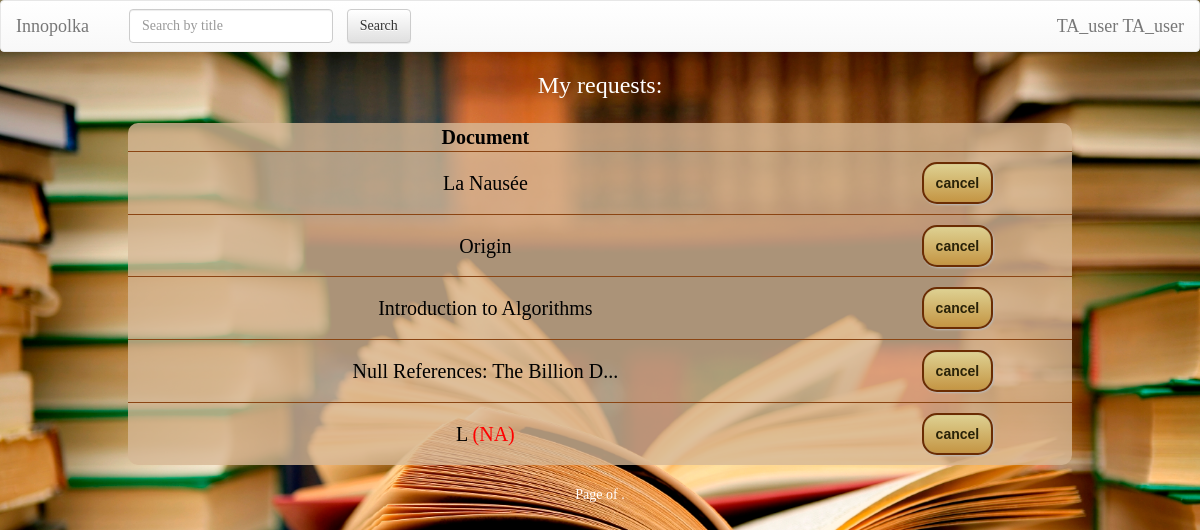
Page /requests/ (signed in) on the earlier database version.
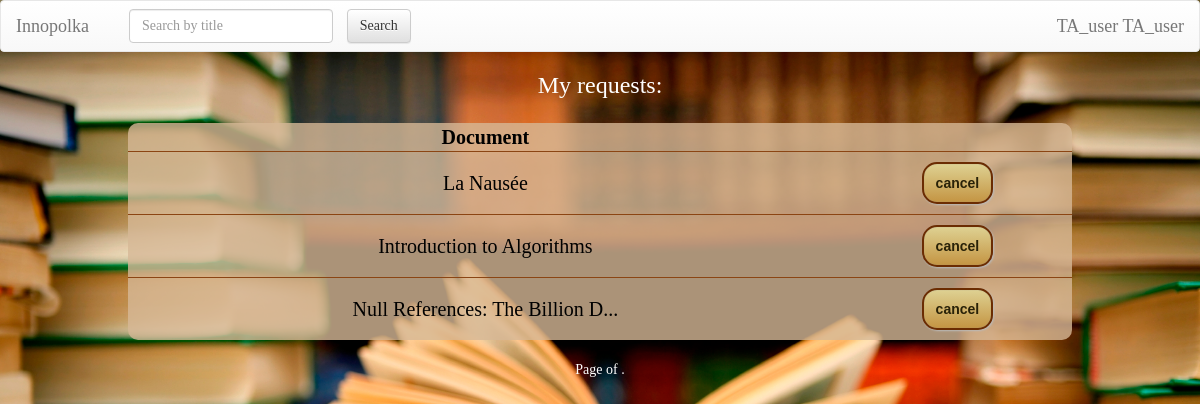
Same page on the later database version.
### Documents/models.py (models this page shows, shortened)
class Document(models.Model):
    title = models.CharField(max_length=250)
    price = models.IntegerField()
    keywords = models.CharField(max_length=250) # the list of keywords stored in string
    authors = models.CharField(max_length=250) # the list of authors in string format splitted by space
    cover = models.CharField(max_length=1000, default="https://lh3.googleusercontent.com/zqfUbCXdb1oGmsNEzNxTjQU5ZlS3x46nQoB83sFbRSlMnpDTZgdVCe_LvCx-rl7sOA=w300")
    copies = models.PositiveIntegerField(default=1)
    type = models.CharField(max_length=100, default='Document')
    is_bestseller = models.BooleanField(default=False)
    is_reference = models.BooleanField(default=False)
    level = models.PositiveIntegerField(default=1)
    room = models.PositiveIntegerField(default=1)

### BookRequests/views.py (the view)
class RequestsView(ListView):
    template_name = 'BookRequests/bookrequests.html'
    model = Request
    context_object_name = 'requests'
    def get(self, request, *args, **kwargs):
        if request.user.is_authenticated:
            return super().get(request, *args, **kwargs)
        else:
            return redirect('/')
    def get_queryset(self):
        status_priorities = [status[0] for status in USER_STATUSES]
        qs = super().get_queryset()
        result = list()
        for req in qs:  # sort users by status priorities and time request was made
            req_item = {'doc': req.doc, 'id': req.id}
            users = [(status_priorities.index(u.userprofile.status), u) for u in list(req.users.all())]
            if len(users) != 1:  # sort users according to status priorities
                users.sort(key=lambda x: x[0])
            req_item['users'] = [u[1] for u in users]
            result.append(req_item)
        return result

### BookRequests/templates/BookRequests/bookrequests.html (shortened to what this page needs)
<!doctype html>
<html lang="en">
<head>
    {% extends 'Documents/base.html' %}
    {% load staticfiles %}
    {% block body %}
        <link rel="stylesheet" type="text/css" href="{% static 'Documents/style.css' %}"/>
        {% if user.is_staff %}
            <h3 align="center">Document's requests for now:</h3>
        {% elif user.is_authenticated %}
            <h3 align="center">My requests:</h3>
        {% endif %}
        <form action="" method="post">
            <div align="center">
                <table>
                    <tr>
                        <th class="cen" colspan="1">Document</th>
                    </tr>
                    {% for req in requests %}
                        <tr>
                            {% if user.is_staff or user in req.users %}
                                <td><a href="/{{ req.doc.id }}/">{% if req.doc.title|length <= 30 %}
                                    {{ req.doc.title }}{% else %}{{ req.doc.title|slice:":30" }}...{% endif %}</a>
                                    {% if req.doc.copies == 0 %}<font color="red">(NA)</font> {% endif %}</td>
                                <td>{% for u in req.users %}{% if user.is_staff or user == u %}<a class="btn button"
                                                                                                  href="/requests/cancel/?user_id={{ u.id }}&req_id={{ req.id }}">cancel</a>
                                    <br>{% endif %}{% endfor %}</td>
                                </tr>
                            {% endif %}
                    {% endfor %}
                </table>
            </div>
        </form>
        <div align="center">
            <div class="paginator">
         <span class="step-links">
             <span class="current">
                Page {{ page_obj.number }} of {{ page_obj.paginator.num_pages }}.
            </span>
        </span>
            </div>
        </div>
    {% endblock %}

### Documents/templates/Documents/base.html (shortened to what this page needs)
<!DOCTYPE html>
<html lang="en">
<head>
    {% load staticfiles %}
    <link rel="stylesheet" href="//maxcdn.bootstrapcdn.com/bootstrap/3.2.0/css/bootstrap.min.css">
    <link rel="stylesheet" href="//maxcdn.bootstrapcdn.com/bootstrap/3.2.0/css/bootstrap-theme.min.css">
</head>
<body>
<nav class="navbar navbar-default">
    <div class="container-fluid">
        <div class="navbar-header">
            <a class="navbar-brand" href="/">Innopolka</a>
        </div>
        <div class="collapse navbar-collapse" id="bs-example-navbar-collapse-1">
            <form class="navbar-form navbar-left" action="/">
                <div class="form-group">
                    <input type="text" class="form-control" name="q" placeholder="Search by title" >
                </div>
                <input type="submit" class="btn btn-default not_wide" value="Search">
            </form>
            <ul class="nav navbar-nav navbar-right">
                {% if user.is_anonymous %}
                    <li><a href="/user/login">Log In</a></li>
                {% elif user.is_authenticated %}
                    <ul class="nav navbar-nav navbar-right">
                        <li class="nav-item dropdown">
                            <a class="navbar-brand" href="/user/?id={{ user.id }}" id="dropdown02"
                               data-toggle="dropdown"
                               aria-haspopup="true" aria-expanded="false">{{ user.first_name }} {{ user.last_name }}</a>
                    </ul>
                {% endif %}
            </ul>
        </div>
    </div>
</nav>
{% block body %}{% endblock %}
</body>
</html>

Differences in the rows shown:
no longer on this page (row edited): Document: doc "Origin"
no longer on this page (row unchanged): Document: doc "L", copies "(NA)"
